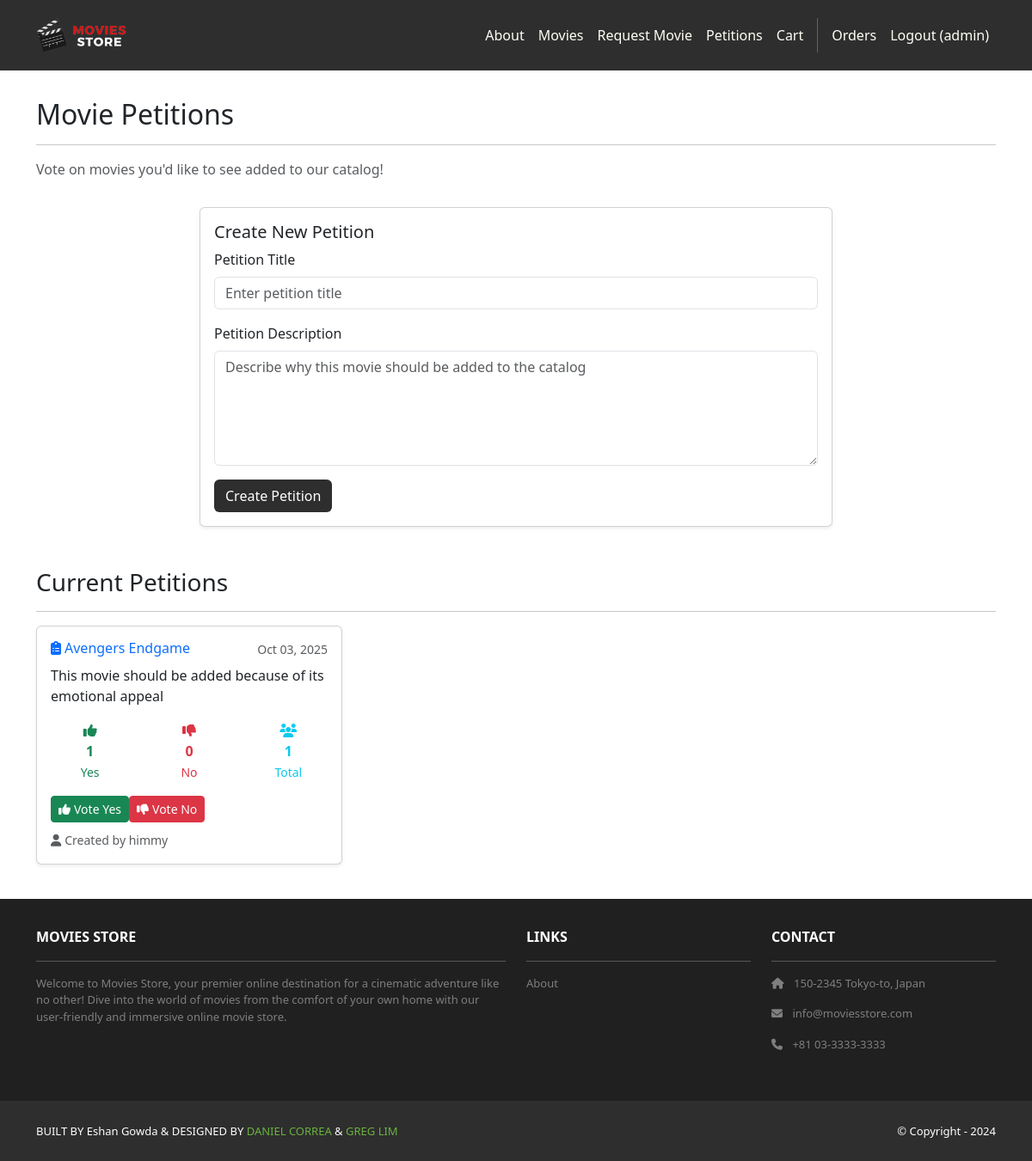
The app's page /movies/petitions/ (signed in) with its own data.
### movies/models.py (models this page shows, shortened)
class Petition(models.Model):
    id = models.AutoField(primary_key=True)
    title = models.CharField(max_length=255)
    description = models.TextField()
    creator = models.ForeignKey(User, on_delete=models.CASCADE, related_name='created_petitions')
    date = models.DateTimeField(auto_now_add=True)
    def get_yes_votes(self):
        return self.petitionvotes.filter(vote_type='yes').count()
    def get_no_votes(self):
        return self.petitionvotes.filter(vote_type='no').count()
    def get_total_votes(self):
        return self.petitionvotes.count()
    def has_user_voted(self, user):
        return self.petitionvotes.filter(user=user).exists()
    def get_user_vote(self, user):
        try:
            return self.petitionvotes.get(user=user).vote_type
        except:
            return None

### movies/views.py (the view)
# urls.py: path('petitions/', views.petitions, name='movies.petitions'),
def petitions(request):
    if request.method == 'POST' and request.user.is_authenticated:
        form = PetitionForm(request.POST)
        if form.is_valid():
            petition = form.save(commit=False)
            petition.creator = request.user
            petition.save()
            return redirect('movies.petitions')
    else:
        form = PetitionForm()
    petitions_list = Petition.objects.all().order_by('-date')
    if request.user.is_authenticated:
        for petition in petitions_list:
            petition.user_has_voted = petition.has_user_voted(request.user)
            petition.user_vote = petition.get_user_vote(request.user)
    template_data = {}
    template_data['title'] = 'Movie Petitions'
    template_data['form'] = form
    template_data['petitions'] = petitions_list
    return render(request, 'movies/petitions.html', {'template_data': template_data})

### movies/templates/movies/petitions.html (shortened to what this page needs)
{% extends 'base.html' %}
{% block content %}
{% load static %}
<div class="p-3">
  <div class="container">
    <div class="row mt-3">
      <div class="col mx-auto mb-3">
        <h2>Movie Petitions</h2>
        <hr />
        <p class="text-muted">Vote on movies you'd like to see added to our catalog!</p>
      </div>
    </div>
    {% if user.is_authenticated %}
    <div class="row mb-5">
      <div class="col-md-8 mx-auto">
        <div class="card shadow-sm">
          <div class="card-body">
            <h5 class="card-title">Create New Petition</h5>
            <form method="post">
              <div class="mb-3">
                <label for="{{ template_data.form.title.id_for_label }}" class="form-label">{{ template_data.form.title.label }}</label>
                {{ template_data.form.title }}
              </div>
              <div class="mb-3">
                <label for="{{ template_data.form.description.id_for_label }}" class="form-label">{{ template_data.form.description.label }}</label>
                {{ template_data.form.description }}
              </div>
              <button type="submit" class="btn bg-dark text-white">Create Petition</button>
            </form>
          </div>
        </div>
      </div>
    </div>
    {% endif %}
    <div class="row">
      <div class="col mx-auto">
        <h3>Current Petitions</h3>
        <hr />
        {% if template_data.petitions %}
          <div class="row">
            {% for petition in template_data.petitions %}
            <div class="col-md-6 col-lg-4 mb-4">
              <div class="card h-100 shadow-sm">
                <div class="card-body">
                  <div class="d-flex justify-content-between align-items-start mb-2">
                    <h6 class="card-title text-primary mb-0">
                      <i class="fas fa-clipboard-list me-1"></i>{{ petition.title }}
                    </h6>
                    <small class="text-muted">{{ petition.date|date:"M d, Y" }}</small>
                  </div>
                  <p class="card-text">{{ petition.description }}</p>
                  <div class="mb-3">
                    <div class="row text-center">
                      <div class="col-4">
                        <div class="text-success">
                          <i class="fas fa-thumbs-up"></i>
                          <div class="fw-bold">{{ petition.get_yes_votes }}</div>
                          <small>Yes</small>
                        </div>
                      </div>
                      <div class="col-4">
                        <div class="text-danger">
                          <i class="fas fa-thumbs-down"></i>
                          <div class="fw-bold">{{ petition.get_no_votes }}</div>
                          <small>No</small>
                        </div>
                      </div>
                      <div class="col-4">
                        <div class="text-info">
                          <i class="fas fa-users"></i>
                          <div class="fw-bold">{{ petition.get_total_votes }}</div>
                          <small>Total</small>
                        </div>
                      </div>
                    </div>
                  </div>
                  {% if user.is_authenticated %}
                    <div class="mt-auto">
                      <div class="btn-group w-100" role="group">
                        <form method="post" action="{% url 'movies.vote_petition' petition_id=petition.id %}" style="display: inline;">
                          <button type="submit" class="btn btn-success btn-sm {% if petition.user_vote == 'yes' %}active{% endif %}">
                            <i class="fas fa-thumbs-up me-1"></i>Vote Yes
                          </button>
                        </form>
                        <form method="post" action="{% url 'movies.vote_petition' petition_id=petition.id %}" style="display: inline;">
                          <button type="submit" class="btn btn-danger btn-sm {% if petition.user_vote == 'no' %}active{% endif %}">
                            <i class="fas fa-thumbs-down me-1"></i>Vote No
                          </button>
                        </form>
                      </div>
                    </div>
                  {% else %}
                    <div class="mt-auto">
                      <small class="text-muted">
                        <a href="{% url 'accounts.login' %}">Log in</a> to vote on this petition.
                      </small>
                    </div>
                  {% endif %}
                  <div class="mt-2">
                    <small class="text-muted">
                      <i class="fas fa-user me-1"></i>Created by {{ petition.creator.username }}
                    </small>
                  </div>
                </div>
              </div>
            </div>
            {% endfor %}
          </div>
        {% endif %}
      </div>
    </div>
  </div>
</div>
{% endblock content %}

### moviesstore/templates/base.html (shortened to what this page needs)
<!DOCTYPE html>
<html>
  {% load static %}
  <head>
    <link href="https://cdn.jsdelivr.net/npm/bootstrap@5.3.3/dist/css/bootstrap.min.css" rel="stylesheet">
    <link rel="stylesheet" href="https://cdnjs.cloudflare.com/ajax/libs/font-awesome/6.1.1/css/all.min.css">
    <link rel="stylesheet" type="text/css" href="{% static 'css/style.css' %}">
  </head>
  <body>
    <nav class="p-3 navbar navbar-dark bg-dark navbar-expand-lg">
      <div class="container">
        <a class="navbar-brand" href="{% url 'home.index' %}">
          <img src="{% static 'img/logo.png' %}" alt="logo" height="40" />
        </a>
        <div class="collapse navbar-collapse" id="navbarNavAltMarkup">
          <div class="navbar-nav ms-auto navbar-ml">
            <a class="nav-link" href="{% url 'home.about' %}">About</a>
            <a class="nav-link" href="{% url 'movies.index' %}">Movies</a>
            <a class="nav-link" href="{% url 'movies.movie_requests' %}">Request Movie</a>
            <a class="nav-link" href="{% url 'movies.petitions' %}">Petitions</a>
            <a class="nav-link" href="{% url 'cart.index' %}">Cart</a>
            {% if user.is_authenticated %}
            <a class="nav-link" href="{% url 'accounts.orders' %}">Orders</a>
            <a class="nav-link" href="{% url 'accounts.logout' %}">Logout ({{ user.username }})</a>
            {% else %}
            <a class="nav-link" href="{% url 'accounts.login' %}">Login</a>
            <a class="nav-link" href="{% url 'accounts.signup' %}">Sign Up</a>
            {% endif %}
          </div>
        </div>
      </div>
    </nav>
    <div>
      {% block content %}
      {% endblock content %}
    </div>
    <section class="p-3 ms-footer d-none d-md-block">
      <div class="container">
        <div class="row mt-3 text-white">
          <div class="col-md-6 col-lg-6 col-xl-6 mx-auto mb-4">
            <b>MOVIES STORE</b>
            <hr />
            <p>Welcome to Movies Store, your premier online destination for a cinematic
              adventure like no other! Dive into the world of movies from the comfort of your own home with our user-friendly
              and immersive online movie store.</p>
          </div>
          <div class="col-md-3 col-lg-3 col-xl-3 mx-auto mb-4">
            <b>LINKS</b>
            <hr />
            <p><a class="nav-link" href="{% url 'home.about' %}">About</a></p>
          </div>
          <div class="col-md-3 col-lg-3 col-xl-3 mx-auto mb-4">
            <b>CONTACT</b>
            <hr />
            <p><i class="fas fa-home me-2"></i> 150-2345 Tokyo-to, Japan</p>
            <p><i class="fas fa-envelope me-2"></i> info@moviesstore.com</p>
            <p><i class="fas fa-phone me-2"></i> +81 03-3333-3333</p>
          </div>
        </div>
      </div>
    </section>
    <section class="p-3 ms-footer-bottom bg-dark">
      <div class="container d-flex justify-content-between">
        <div class="me-5 text-white">
          <span>BUILT BY Eshan Gowda & DESIGNED BY
            <a href="https://www.x.com/danielgarax" target="_blank">DANIEL CORREA</a> &
            <a href="https://www.x.com/greglim81" target="_blank">GREG LIM</a>
          </span>
        </div>
        <div class="text-white">
          <span>© Copyright - 2024</span>
        </div>
      </div>
    </section>
  </body>
</html>

### moviesstore/static/css/style.css (style rules this page uses)
.navbar a.nav-link { color: #FFFEF6 !important; }
.bg-dark { background-color: #2E2E2E !important; }
.ms-footer { background-color: #202020; }
.ms-footer p { color: #7F7F7F; font-size: 13px; }
.ms-footer-bottom span { font-size: 13px; line-height: 38px; }
.ms-footer-bottom a { color: #6ab43e; text-decoration: none; }

### records on screen
Petition: title "Avengers Endgame", date "Oct 03, 2025", description "This movie should be added because of its emotional appeal", get_yes_votes "1", get_no_votes "0", get_total_votes "1", creator.username "himmy"

### other values on screen
{{ user.username }} "admin"
{{ template_data.form.title.label }} "Petition Title"
{{ template_data.form.description.label }} "Petition Description"
